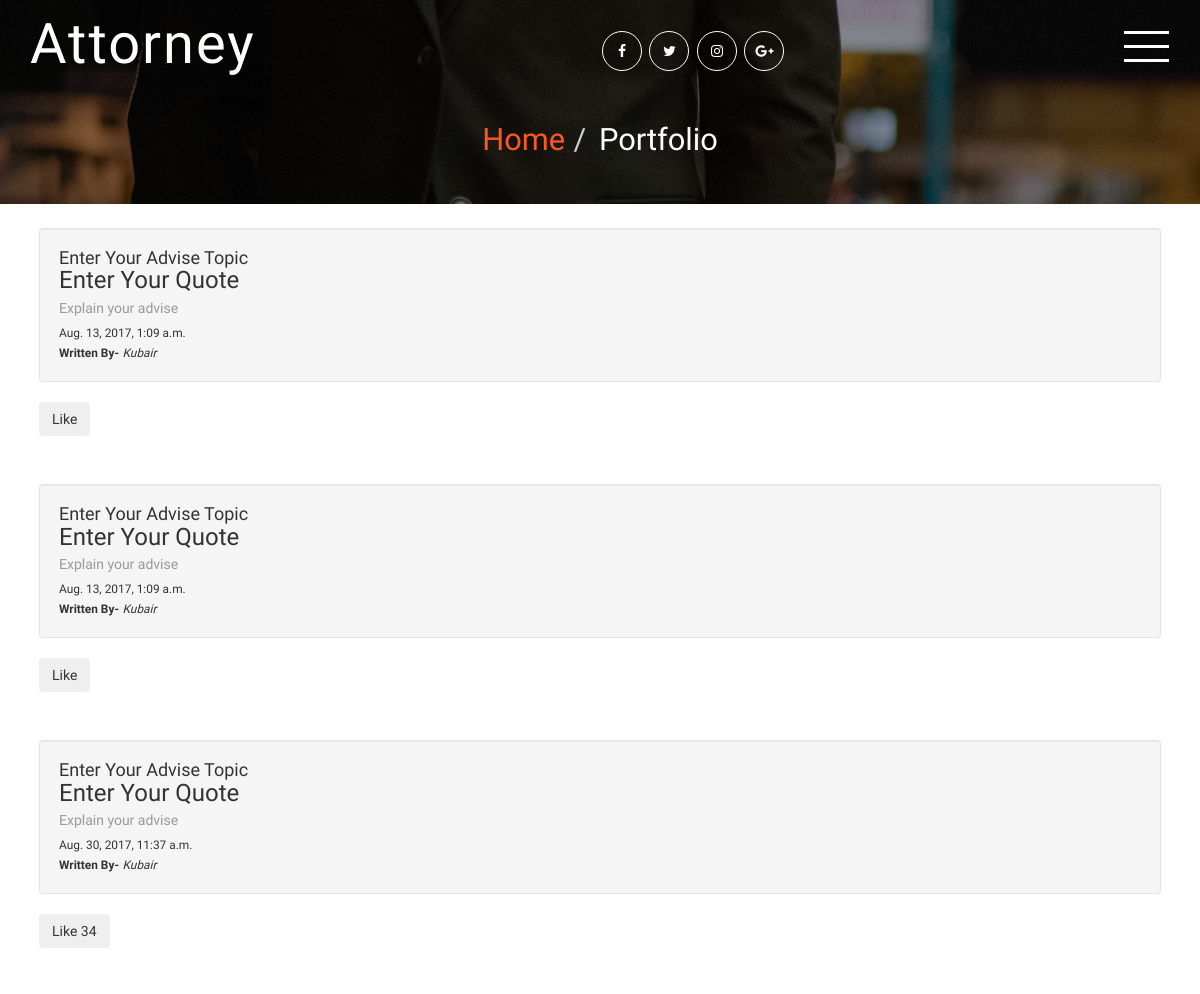
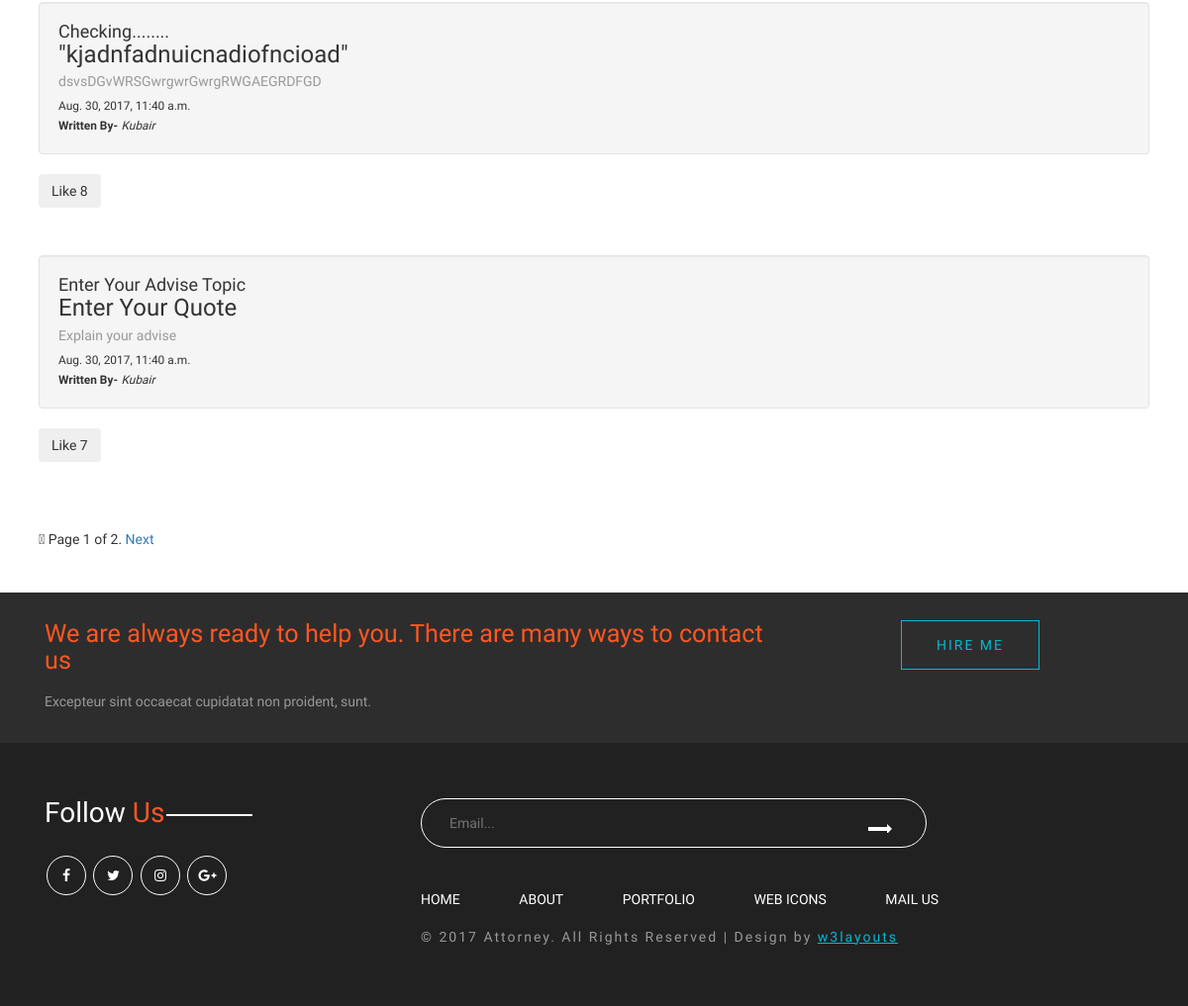
/Advises/, run on the app's committed database (2 pictures, top to bottom).
### Advises/models.py (models this page shows, shortened)
class Advise(models.Model):
    Advise=models.CharField(max_length=50,blank=False,default='Enter Your Advise Topic')
    Quote=models.CharField(max_length=50,blank=False,default='Enter Your Quote')
    Explanation=models.TextField(blank=False,default='Explain your advise')
    Created_time=models.DateTimeField(auto_now=True)
    author=models.ForeignKey('auth.User')
    likes=models.IntegerField(default=0)

### Advises/views.py (the view)
# urls.py: url(r'^Advises/$',advise_views.View_Advise, name="Advises"),
def View_Advise(request):
    Advise_list=Advise.objects.all().order_by('Created_time')
    paginator=Paginator(Advise_list,5)
    page= request.GET.get('page')
    try:
        posts=paginator.page(page)
    except PageNotAnInteger:
        posts=paginator.page(1)
    except EmptyPage:
        posts=paginator.page(paginator.num_pages)
    contex={'Advises':posts}
    return render(request, 'View_Advise.html',contex)

### templates/View_Advise.html (shortened to what this page needs)
{% extends 'base.html' %}
{% load static %}
{% block content %}
    {% include 'snippts/header.html' %}
    {% for Advise in Advises %}
        <div class="container well-lg">
            <div class="col-md 6 well m-t-3">
                <h4>{{ Advise.Advise }}</h4>
                <h3>{{ Advise.Quote }}</h3>
                <p class="bottom-right">{{ Advise.Explanation }}</p>
                <small>{{ Advise.Created_time }}</small>
                <br>
                <small><b>Written By-</b></small>
                <small><i>{{ Advise.author }}</i></small>
            </div>
            <button id="likes" data-id="{{ Advise.id }}" class="btnlikes btn btn-social-icon">Like
                {% if Advise.likes > 0 %}{{ Advise.likes }} {% endif %}</button>
        </div>
    {% endfor %}
    <div class="container well-lg">
    <div class="pagination">
        <span class="fa-step-forward">
        <span class="current">
            Page {{ Advises.number }} of {{ Advises.paginator.num_pages }}.</span>
        {% if Advises.has_next %}
            <a href="?page={{ Advises.next_page_number }}">Next</a>
            {% endif %}
        </span>
    </div>
    </div>
    {% include 'snippts/contactus_footer.html' %}
    {% include 'snippts/footer.html' %}
{% endblock content %}

### templates/base.html (shortened to what this page needs)
{% load static %}
<!DOCTYPE html>
<html lang="en">
<head>
<link href="{% static 'css/bootstrap.css'%}" type="text/css" rel="stylesheet" media="all">
<link href="{% static 'css/style.css'%}" type="text/css" rel="stylesheet" media="all">
<link href="{% static 'css/font-awesome.css'%}" rel="stylesheet">
<link rel="stylesheet" href="{% static 'css/colorbox.css'%}" />
</head>
<body>
{% block content%}{% endblock %}
</body>
</html>

### templates/snippts/header.html
{% load static %}
<div class="banner jarallax">
		<div class="banner-agileinfo">
			<div class="header">
				<div class="container">
					<div class="logo">
						<h1><a href="home">Attorney</a></h1>
					</div>
					{% include 'snippts/menu.html' %}
					<div class="social-w3licon">
						<ul class="social_agileinfo">
							<li><a href="#" class="w3_facebook"><i class="fa fa-facebook"></i></a></li>
							<li><a href="#" class="w3_twitter"><i class="fa fa-twitter"></i></a></li>
							<li><a href="#" class="w3_instagram"><i class="fa fa-instagram"></i></a></li>
							<li><a href="#" class="w3_google"><i class="fa fa-google-plus"></i></a></li>
						</ul>
					</div>
					<div class="clearfix"> </div>
				</div>
			</div>
{% include 'snippts/header_name.html'%}
		</div>
	</div>

### templates/snippts/menu.html (shortened to what this page needs)
{% load static %}
<div class="menu">
						<a href="#" class="navicon"></a>
					</div>

### templates/snippts/header_name.html
{% load static %}
<div class="banner-w3lstext agileits-w3layouts">
				<ol class="breadcrumb">
					<li><a href="index.html">Home</a></li>
					<li class="active">Portfolio</li>
				</ol>
			</div>

### templates/snippts/contactus_footer.html (shortened to what this page needs)
{% load static %}
<div class="footer-agiletop">
		<div class="container">
			<div class="col-md-8 w3agile_hire_left">
				<h4>We are always ready to help you. There are many ways to contact us</h4>
				<p>Excepteur sint occaecat cupidatat non proident, sunt.</p>
			</div>
			<div class="col-md-4 w3agile_hire_right">
				<a href="mail.html" class="wthree-more w3more1 nina" data-text="hire me">
				</a>
			</div>
			<div class="clearfix"> </div>
		</div>
	</div>

### templates/snippts/footer.html
{% load static %}
<div class="footer">
		<div class="container">
			<div class="col-md-4 w3layouts_footer_grid">
				<h2>Follow <span>Us</span></h2>
				<ul class="social_agileinfo">
					<li><a href="#" class="w3_facebook"><i class="fa fa-facebook"></i></a></li>
					<li><a href="#" class="w3_twitter"><i class="fa fa-twitter"></i></a></li>
					<li><a href="#" class="w3_instagram"><i class="fa fa-instagram"></i></a></li>
					<li><a href="#" class="w3_google"><i class="fa fa-google-plus"></i></a></li>
				</ul>
			</div>
			<div class="col-md-8 w3layouts_footer_grid">
				<form action="#" method="post">
					<input type="email" name="Email" placeholder="Email..." required="">
					<input type="submit" value="">
				</form>
				<ul class="w3l_footer_nav">
					<li><a href="index.html">Home</a></li>
					<li><a href="about.html">About</a></li>
					<li><a href="portfolio.html">Portfolio</a></li>
					<li><a href="icons.html">Web Icons</a></li>
					<li><a href="mail.html">Mail Us</a></li>
				</ul>
				<p>© 2017 Attorney. All Rights Reserved | Design by <a href="https://w3layouts.com/" target="_blank">w3layouts</a></p>
			</div>
			<div class="clearfix"> </div>
		</div>
	</div>

### data on the page
Advise: Advise "Enter Your Advise Topic", Quote "Enter Your Quote", Explanation "Explain your advise", Created_time "Aug. 13, 2017, 1:09 a.m.", author "Kubair"
Advise: Advise "Enter Your Advise Topic", Quote "Enter Your Quote", Explanation "Explain your advise", Created_time "Aug. 13, 2017, 1:09 a.m.", author "Kubair"
Advise: Advise "Enter Your Advise Topic", Quote "Enter Your Quote", Explanation "Explain your advise", Created_time "Aug. 30, 2017, 11:37 a.m.", author "Kubair", likes "34"
Advise: Advise "Checking........", Quote "\"kjadnfadnuicnadiofncioad\"", Explanation "dsvsDGvWRSGwrgwrGwrgRWGAEGRDFGD", Created_time "Aug. 30, 2017, 11:40 a.m.", author "Kubair", likes "8"
Advise: Advise "Enter Your Advise Topic", Quote "Enter Your Quote", Explanation "Explain your advise", Created_time "Aug. 30, 2017, 11:40 a.m.", author "Kubair", likes "7"

### other printed values
{{ Advises.number }} "1"
{{ Advises.paginator.num_pages }} "2"
